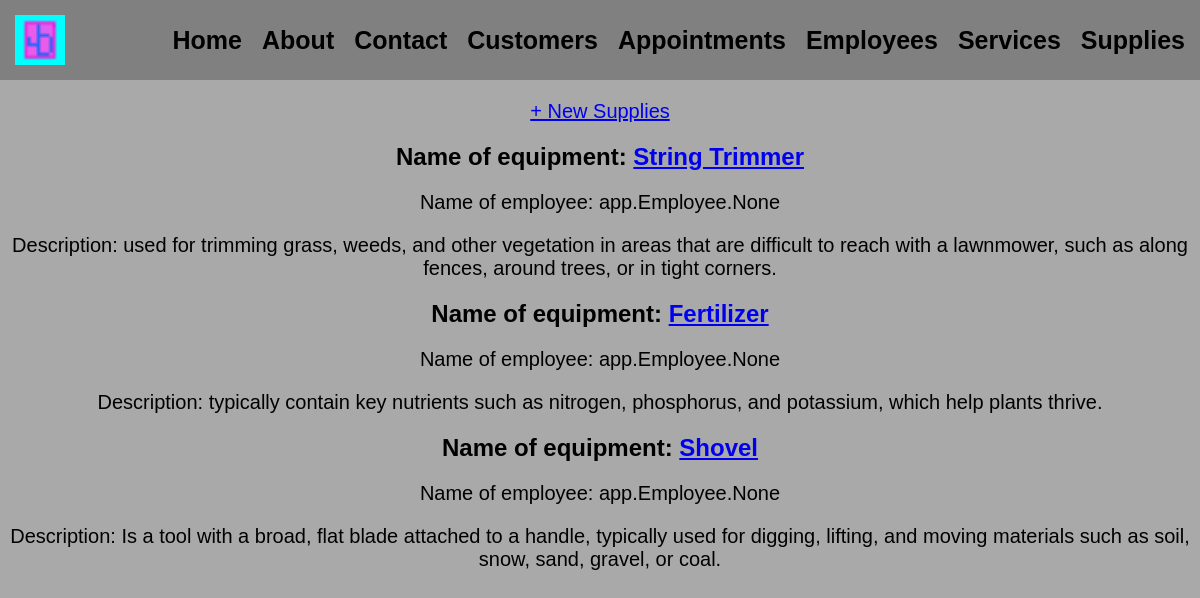
The page /supplies on the database its author committed.
### app/models.py (models this page shows, shortened)
class Supplies(models.Model):
    equipment_name = models.CharField(max_length=15)
    employees = models.ManyToManyField(Employee)
    description = models.TextField()

### app/views.py (the view)
# urls.py: path('supplies', SuppliesListView.as_view(), name='supplies'),
class SuppliesListView(ListView):
    model = Supplies
    context_object_name = 'supplies'
    template_name = 'app/Supplies_lists.html'

### app/templates/app/Supplies_lists.html
{% extends 'app/base.html' %}
{% load static %}
{% block content %}
    <p><a href="{% url 'supplies_create' %}">+ New Supplies </a></p>
    {% for supplies in supplies %}
        <div class="supplies-entry">
            <h2>Name of equipment: <a href="{%url 'supplies_detail' supplies.pk%}">{{ supplies.equipment_name }}</a></h2>
            <p>Name of employee: {{ supplies.employees }}</p>
            <p>Description: {{ supplies.description }}</p>
        </div>
    {% endfor %}
{% endblock content %}

### static/css/base.css (style rules this page uses)
body { font-family: Arial, sans-serif; margin: 0; padding: 0; background-color: darkgray; }
h2 { text-align:center; }
p { text-align: Center; font-size: 20px; }

### rows shown on the page
Supplies: equipment_name "String Trimmer", employees "app.Employee.None", description "used for trimming grass, weeds, and other vegetation in areas that are difficult to reach with a lawnmower, such as along fences, around trees, or in tight corners."
Supplies: equipment_name "Fertilizer", employees "app.Employee.None", description "typically contain key nutrients such as nitrogen, phosphorus, and potassium, which help plants thrive."
Supplies: equipment_name "Shovel", employees "app.Employee.None", description "Is a tool with a broad, flat blade attached to a handle, typically used for digging, lifting, and moving materials such as soil, snow, sand, gravel, or coal."
